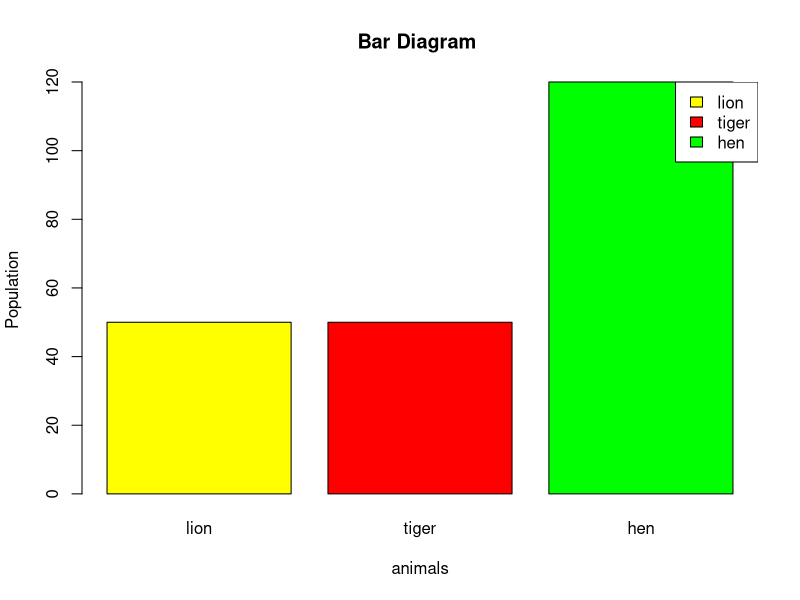

The R script that drew this image:
population=c(50,50,120)
labels=c("lion","tiger","hen")
myCol=c("yellow","red","green")
png("1.png")
barplot(population,col=myCol,names.arg=labels,main="Bar Diagram ",xlab="animals",ylab="Population")
legend("topright",labels,fill=myCol)
dev.off()
